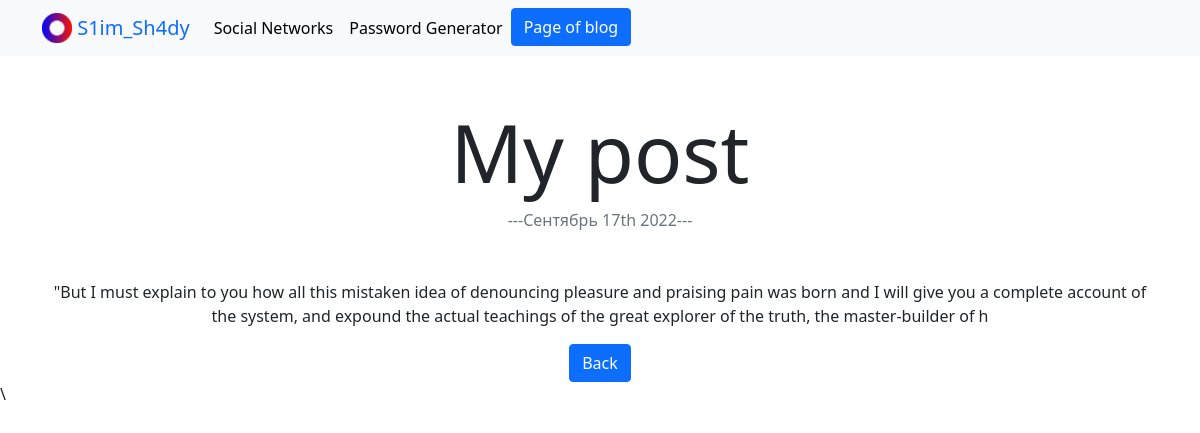
The app's page /blog/4/ with its own data.
### blog/models.py (models this page shows, shortened)
class Blog(models.Model):
    title = models.CharField(max_length=100)
    date = models.DateField(default=timezone.now)
    description = models.TextField()
    class Meta:
        ordering = ('-date',)

### blog/views.py (the view)
# urls.py: path('<int:blog_id>/', views.details, name='details')
def details(request, blog_id):
    post = get_object_or_404(Blog, id=blog_id)
    return render(request, 'blog/details.html', {'post': post})

### templates/blog/details.html
{% extends 'base.html' %}
{% block content %}
    <div class="text-center text-break">
        <h2 id="blogdetailtitle" class="mt-5">{{ post.title }}</h2>
        <p class="text-muted mb-5">---{{ post.date|date:'F jS Y' }}---</p>
        <p class="text-body">{{ post.description }}</p>
        <a href="{% url "blog:all_blogs" %}" class="btn btn-primary">Back</a>
    </div>
{% endblock %}

### portfolio/static/custom.css (style rules this page uses)
body { font-family: 'Lato', sans-serif; }
@media (min-width: 992px) { #blogdetailtitle { font-size: 5rem; } }

### records on screen
Blog: title "My post", date "Сентябрь 17th 2022", description "\"But I must explain to you how all this mistaken idea of denouncing pleasure and praising pain was born and I will give you a complete account of the system, and expound the actual teachings of the great explorer of the truth, the master-builder of h"
